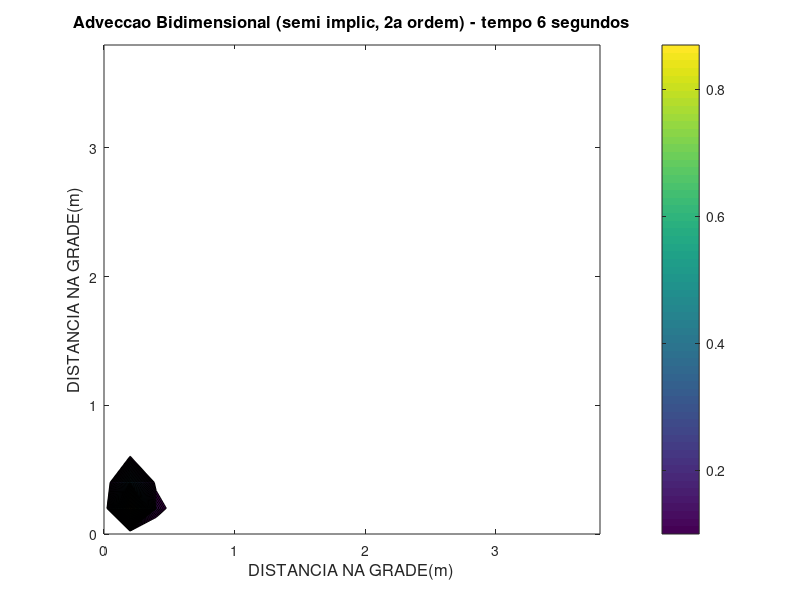
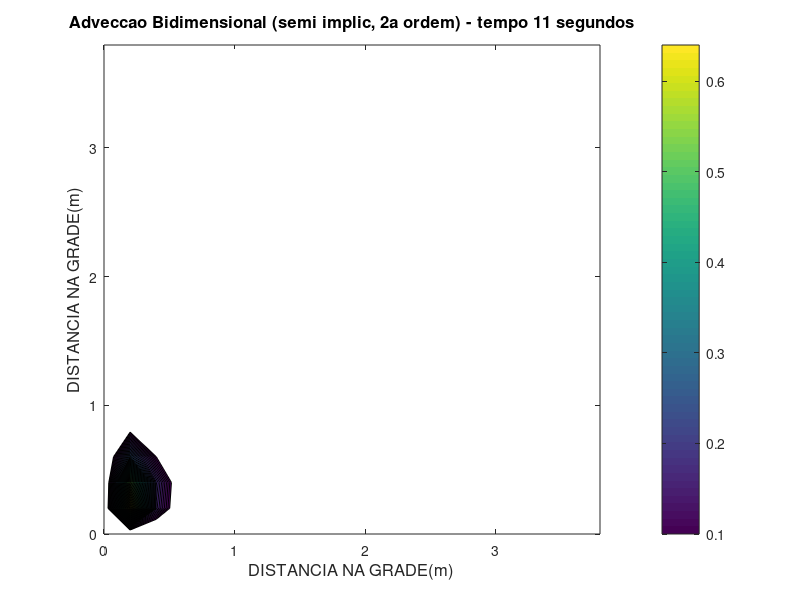
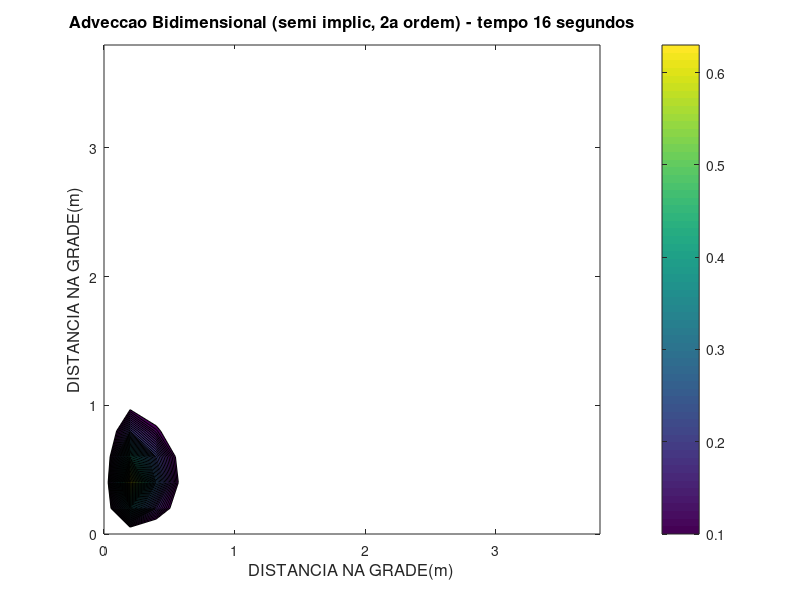
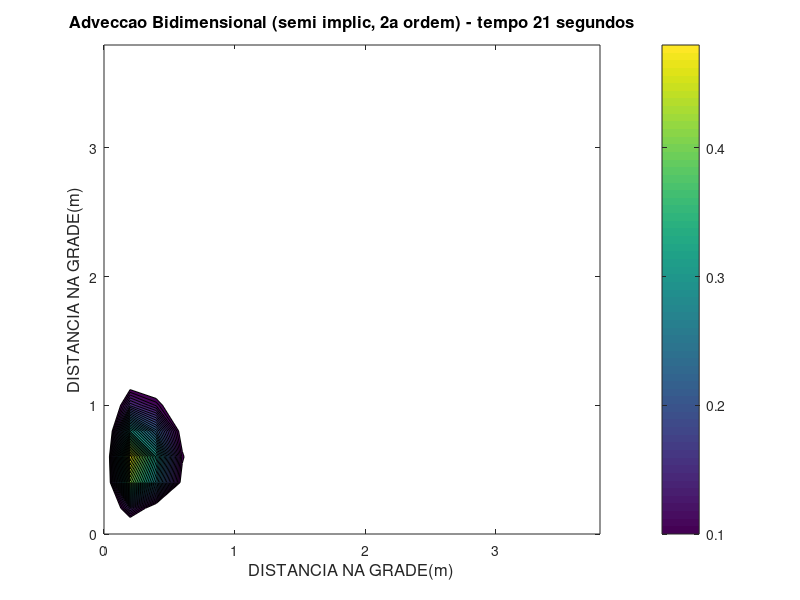

The MATLAB script that drew these images, in order:
%%%%%%%%%%%%%%%%%%%%%%%%%%%%%%%%%%%%%%%%%%%%%%%%%%%%%%%%%%%%%%%%%%%%%%%
% Programa desenvolvivo para a Questão 2 da Lista 1 de exercícios da disciplina
% IOF814 - Modelos Numéricos Aplicados a Processos Costeiros e Estuarinos
% ministrada pelo Prof Joseph Harari, do Instituto Oceanográfico da USP.
%
% Para mais detalhes do desenvolvimento da discretização, pode ser conferido
% na solução da Lista, em IOF814/Lista1/outputs/Lista1_IOF814.pdf
%
%%%%%%%%%%%%%%%%%%%%%%%%%%%%%%%%%%%%%%%%%%%%%%%%%%%%%%%%%%%%%%%%%%%%%%%
clear all; close all;

% definindo os parametros iniciais do modelo
jmax=20;         % numero de celulas em x
kmax=20;         % numero de celulas em y
nmax=100;         % periodo de simulacao em segundos
pmax=kmax*jmax;  % quantidade de pontos total
u=0.3;           % componente u da velocidade
v=0.8;           % componente v da velocidade

dx=5;            % passo de espaco em x
dy=5;            % passo de espaco em y
dt=1;            % passo de tempo em s

freqplo=5;       % frequencia de plot

xgrid=((1:jmax)-1)/dx;
ygrid=((1:kmax)-1)/dy;

kdesp=2:2;
jdesp=2:2;      % posicao de despejo
conc=1;         % concentracao de despejo total

concorte=0.1;  % concentracao limite de corte

% CALCULOS INICIAIS
qu = u/(4*dx);
qv = v/(4*dy);

% Definicao das condicoes iniciais e inicializacao das matrizes de dado
fren=zeros(pmax,1);         % funcao de nivel n+1 (renovado)
fatu=zeros(pmax,1);         % funcao de nível n (atual)
fdes=zeros(kmax,jmax);      % funcao de despejo
faux=zeros(pmax,1);         % funcao auxiliar
grid=zeros(kmax,jmax);      % grade
d=zeros(pmax,1);            % definicao do vetor d para os termos f(n+1)
A=zeros(pmax);              % definicao da matriz A para os coeficientes
fdes(kdesp,jdesp)=conc;     % condicao inicial de despejo

% como fdesp e 2D, precisamos passar para 1D
for ii = 1:kmax
   faux(jmax*(ii-1)+1:jmax*ii) = fdes(ii,:);
end
fatu=fatu+faux;
fant=fatu;

% para popular a matriz A com as diagonais principais preenchidas pelos
% coeficientes determinados durante a discretizacao, fazemos:

% determinando os indices do contorno
inferiorBoundary=2:jmax-1;
superiorBoundary=pmax-jmax+2:pmax-1;
leftBoundary=find(rem(1:pmax,jmax)==0);
rightBoundary=find(rem(0:pmax-1,jmax)==0);

% concatenando todos os indices referentes ao contorno
contorno=cat(2,inferiorBoundary,superiorBoundary,leftBoundary,rightBoundary);

% pegando todos os indices que nao sao referentes aos contornos
interior=setdiff(1:pmax,contorno);

for ii=1:pmax
  if ii~=contorno
      A(ii,ii)=1/2*dt;      % coef de f^{n+1}_{j,k}
      A(ii,ii+1)=qu;        % coef de f^{n+1}_{j+1,k}
      A(ii,ii-1)=-qu;       % coef de f^{n+1}_{j-1,k}
      A(ii,ii+jmax)=qv;     % coef de f^{n+1}_{j,k+1}
      A(ii,ii-jmax)=-qv;    % coef de f^{n+1}_{j,k-1}
  else
      A(ii,ii)=1;           % condicao de contorno rigida
  end
end

contplo=0;                  % contador de plotagem
contFig=0;                  % contador de figuras para salvar o nome

for n=2:nmax
  tempo=n*dt;
  contplo=contplo+1;        % iteracao no contador

  % formula de recorrencia
  d(interior) = 0.5*fant(interior)/dt - qu*fatu(interior+1) + ...
                qu*fatu(interior-1) - qv*fatu(interior+jmax) + ...
                qv*fatu(interior-jmax);

  % resolver o sistema linear
  fren=A\d; % note que a barra invertida serve para resolver um sistema linear. Mais em https://www.mathworks.com/help/matlab/ref/mldivide.html

  if(contplo==freqplo)
    contplo=0;
    contFig=contFig+1;

    maxconc=max(fren);

    % convertendo o vetor para matriz
    plt=zeros(kmax,jmax);
    for ii=1:kmax
        plt(ii,:)=fren(jmax*(ii-1)+1:jmax*ii);
    end
    contourf(xgrid,ygrid,plt,[concorte:0.01:maxconc]);
    grid;
    axis([xgrid(1) xgrid(jmax) ygrid(1) ygrid(kmax)]);
    colorbar
    title(['Adveccao Bidimensional (semi implic, 2a ordem) - tempo ',...
        num2str(tempo),' segundos'],'fontsize',12);
    xlabel('DISTANCIA NA GRADE(m)','fontsize',12);
    ylabel('DISTANCIA NA GRADE(m)','fontsize',12);
    numberFig=sprintf('%03d',contFig);
    grafico=['print -djpeg ../outputs/Q02/q02_', numberFig];
    eval(grafico);

    hold off;
    pause(0.01);
  end

  fant=fatu;
  fatu=fren;

end
